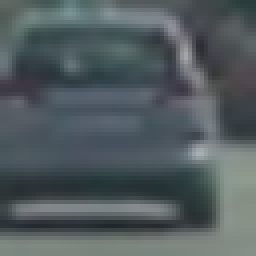
#> input picture vehicles/GTI_Far/image0006.png, 64 x 64 px (shown 4 times larger); its folder holds only this picture in this run
$ jupyter execute --allow-errors 5.ipynb   (shell and % lines are left out)   (older library calls are emulated)
#> lines starting #> are read from the running program, lines starting #| are printed output that depends on the picture
# Vehicle Detection

## Imports

[cell 1]
import cv2
import glob
from IPython.display import HTML
import matplotlib.pyplot as plt
from moviepy.editor import VideoFileClip
import numpy as np
from skimage.feature import hog
from skimage import io
from sklearn.model_selection import train_test_split
from sklearn.preprocessing import StandardScaler
from sklearn.svm import LinearSVC
import time

## Color Histogram

[cell 2]
# Define a function to compute color histogram features
def color_hist(img, nbins=32, bins_range=(0, 256)):
    # Compute the histogram of the RGB channels separately
    rhist = np.histogram(img[:,:,0], bins=nbins, range=bins_range)
    ghist = np.histogram(img[:,:,1], bins=nbins, range=bins_range)
    bhist = np.histogram(img[:,:,2], bins=nbins, range=bins_range)

    # Generating bin centers
    bin_edges = rhist[1]
    bin_centers = (bin_edges[1:]  + bin_edges[0:len(bin_edges) - 1]) / 2

    # Concatenate the histograms into a single feature vector
    hist_features = np.concatenate((rhist[0], ghist[0], bhist[0]))

    # Return the individual histograms, bin_centers and feature vector
    return rhist, ghist, bhist, bin_centers, hist_features

def plot_color_hist(img):
    image = io.imread(img)
    rh, gh, bh, bincen, feature_vec = color_hist(image, nbins=32, bins_range=(0, 256))

    fig = plt.figure(figsize=(12,4))
    plt.subplot(141)
    plt.title("Original Image")
    plt.imshow(image)
    plt.subplot(142)
    plt.bar(bincen, rh[0])
    plt.xlim(0, 256)
    plt.title("R Histogram")
    plt.subplot(143)
    plt.bar(bincen, gh[0])
    plt.xlim(0, 256)
    plt.title("G Histogram")
    plt.subplot(144)
    plt.bar(bincen, bh[0])
    plt.xlim(0, 256)
    plt.title("B Histogram")
    fig.tight_layout()
    plt.show()

#> (the rest of this cell did not finish here and is left out)

## Bin Spatial

[cell 3]
# Define a function to compute binned color features
def bin_spatial(img, size=(32, 32)):
    # Use cv2.resize().ravel() to create the feature vector
    features = cv2.resize(img, size).ravel()
    # Return the feature vector
    return features

#> (the rest of this cell did not finish here and is left out)

## Histogram of Oriented Gradients

[cell 4]
# Define a function to return HOG features and visualization
def get_hog_features(img, orient, pix_per_cell, cell_per_block,
                        vis=False, feature_vec=True):
    # Call with two outputs if vis==True
    if vis == True:
        features, hog_image = hog(img, orientations=orient, pixels_per_cell=(pix_per_cell, pix_per_cell),
                                  cells_per_block=(cell_per_block, cell_per_block), transform_sqrt=True,
                                  visualise=vis, feature_vector=feature_vec)
        return features, hog_image
    # Otherwise call with one output
    else:
        features = hog(img, orientations=orient, pixels_per_cell=(pix_per_cell, pix_per_cell),
                       cells_per_block=(cell_per_block, cell_per_block), transform_sqrt=True,
                       visualise=vis, feature_vector=feature_vec)
        return features

#> (the rest of this cell did not finish here and is left out)

## Combine All Features

[cell 5]
# Define a function to extract features from a list of images
# Have this function call bin_spatial() and color_hist()
def extract_features(imgs, cspace='RGB', spatial_size=(32, 32),
                        hist_bins=32, hist_range=(0, 256), orient=9,
                        pix_per_cell=8, cell_per_block=2, hog_channel=0,
                        load_images=True, reverse=False):
    # Create a list to append feature vectors to
    features = []
    # Iterate through the list of images
    for file in imgs:
        # Read in each one by one
        if load_images:
            image = io.imread(file)
        else:
            image = file
        if reverse:
            image = cv2.flip(image ,1)
        image = cv2.resize(image, (64, 64))
        # apply color conversion if other than 'RGB'
        if cspace != 'RGB':
            if cspace == 'HSV':
                feature_image = cv2.cvtColor(image, cv2.COLOR_RGB2HSV)
            elif cspace == 'LUV':
                feature_image = cv2.cvtColor(image, cv2.COLOR_RGB2LUV)
            elif cspace == 'HLS':
                feature_image = cv2.cvtColor(image, cv2.COLOR_RGB2HLS)
            elif cspace == 'YUV':
                feature_image = cv2.cvtColor(image, cv2.COLOR_RGB2YUV)
            elif cspace == 'YCRCB':
                feature_image = cv2.cvtColor(image, cv2.COLOR_BGR2YCR_CB)
        else: feature_image = np.copy(image)
        # Apply bin_spatial() to get spatial color features
        spatial_features = bin_spatial(feature_image, size=spatial_size)
        # Apply color_hist() also with a color space option now
        _, _, _, _, hist_features = color_hist(feature_image, nbins=hist_bins, bins_range=hist_range)
        # Call get_hog_features() with vis=False, feature_vec=True
        hog_features_0 = get_hog_features(feature_image[:,:,0], orient,
                        pix_per_cell, cell_per_block, vis=False, feature_vec=True)
        hog_features_1 = get_hog_features(feature_image[:,:,1], orient,
                        pix_per_cell, cell_per_block, vis=False, feature_vec=True)
        hog_features_2 = get_hog_features(feature_image[:,:,2], orient,
                        pix_per_cell, cell_per_block, vis=False, feature_vec=True)
        # Append the new feature vector to the features list
        features.append(np.concatenate((hist_features, hog_features_0, hog_features_1, hog_features_2)))
    # Return list of feature vectors
    return features

cars = ["vehicles/GTI_middleclose/image0000.png"]
#> cars = ['vehicles/GTI_middleclose/image0000.png']
notcars = ["non-vehicles/GTI/image1.png"]

#> (the rest of this cell did not finish here and is left out)

notcar_features = extract_features(notcars, cspace='YCRCB', spatial_size=(32, 32),
                        hist_bins=32, hist_range=(0, 256))

car_ind = np.random.randint(0, len(cars))
# Plot an example of raw and scaled features
fig = plt.figure(figsize=(12,4))
plt.subplot(131)
plt.imshow(io.imread(cars[car_ind]))
plt.title('Original Image')
plt.subplot(132)
plt.plot(X[car_ind])
plt.title('Raw Features')
plt.subplot(133)
plt.plot(scaled_X[car_ind])
plt.title('Normalized Features')
fig.tight_layout()
plt.show()

## Train A Classifier

[cell 6]
cars = glob.glob('vehicles/*/*.png')
#> cars = ['vehicles/GTI_Far/image0006.png', 'vehicles/GTI_Left/image0028.png']
notcars = glob.glob('non-vehicles/*/*.png')

car_features = extract_features(cars, cspace='YCRCB', spatial_size=(32, 32),
                        hist_bins=32, hist_range=(0, 256))
#> call 2 of extract_features, with cspace = 'YCRCB', spatial_size = (32, 32), hist_bins = 32, hist_range = (0, 256), orient = 9, pix_per_cell = 8, cell_per_block = 2, hog_channel = 0
#> in extract_features, image is the input picture: shape (64, 64, 3); mean R, G, B 82.2, 91.9, 95.1
#> in extract_features (call 2), `feature_image = cv2.cvtColor(image, cv2.COLOR_BGR2YCR_CB)`: feature_image: shape (64, 64, 3); mean of channels 0, 1, 2 91.8, 130.4, 122.6
#> in bin_spatial, `features = cv2.resize(img, size).ravel()`: features = 3072 values, max 161 at index 1896, min 48 at index 2265, mean 115.1
#> in extract_features (call 2), `spatial_features = bin_spatial(feature_image, size=spatial_size)`: spatial_features has the same summary as features in bin_spatial
#> in color_hist, `bin_edges = rhist[1]`: bin_edges = 33 values from 0 to 256
#> in color_hist, `bin_centers = (bin_edges[1:]  + bin_edges[0:len(bin_edges) - 1]) / 2`: bin_centers = 32 values from 4 to 252
#> in color_hist, `hist_features = np.concatenate((rhist[0], ghist[0], bhist[0]))`: hist_features = 96 values, max 3599 at index 79, min 0 at index 0, mean 128
#> in get_hog_features, `features = hog(img, orientations=orient, pixels_per_cell=(pix_per_cell..`: features = 1764 values, max 0.633 at index 1030, min 0 at index 16, mean 0.106
#> in extract_features (call 2), `hog_features_0 = get_hog_features(feature_image[:,:,0], orient, pix_pe..`: hog_features_0 has the same summary as features in get_hog_features
#> call 2 of get_hog_features, with orient = 9, pix_per_cell = 8, cell_per_block = 2, vis = False, feature_vec = True
#> in get_hog_features (call 2), `features = hog(img, orientations=orient, pixels_per_cell=(pix_per_cell..`: features = 1764 values, max 0.482 at index 1534, min 0 at index 1, mean 0.109
#> in get_hog_features (call 2), `features = hog(img, orientations=orient, pixels_per_cell=(pix_per_cell..`:
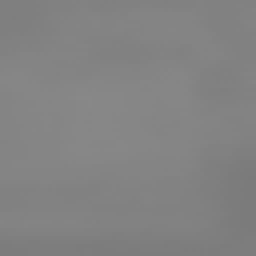
#> img: shape (64, 64) (shown 4 times larger); min 122, max 136, mean 130.4
#> in extract_features (call 2), `hog_features_1 = get_hog_features(feature_image[:,:,1], orient, pix_pe..`: hog_features_1 has the same summary as features in get_hog_features
#> in extract_features (call 2), `hog_features_2 = get_hog_features(feature_image[:,:,2], orient, pix_pe..`: hog_features_2 = 1764 values, max 0.389 at index 976, min 0 at index 5, mean 0.114
#> pass 2 of the loop in extract_features, `for file in imgs:`:
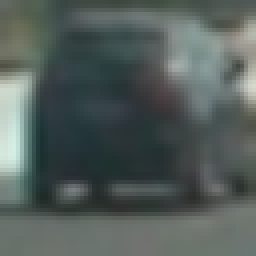
#> input picture vehicles/GTI_Left/image0028.png, 64 x 64 px (shown 4 times larger)
#> in extract_features, image is the input picture: shape (64, 64, 3); mean R, G, B 83.6, 93.7, 90.6
#> feature_image: shape (64, 64, 3); mean of channels 0, 1, 2 91.6, 127.3, 123.5
#> spatial_features = 3072 values, max 232 at index 1731, min 41 at index 2319, mean 114.2
#> in extract_features (call 2), `_, _, _, _, hist_features = color_hist(feature_image, nbins=hist_bins,..`: hist_features = 96 values, max 3335 at index 79, min 0 at index 0, mean 128
#> hog_features_0 = 1764 values, max 0.666 at index 1624, min 0 at index 8, mean 0.114
#> in get_hog_features (call 5), `features = hog(img, orientations=orient, pixels_per_cell=(pix_per_cell..`: features = 1764 values, max 0.387 at index 36, min 0 at index 8, mean 0.114
#> in get_hog_features (call 5), `features = hog(img, orientations=orient, pixels_per_cell=(pix_per_cell..`:
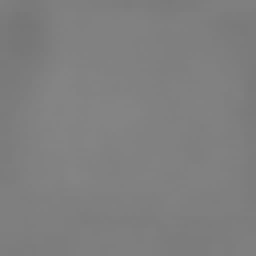
#> img: shape (64, 64) (shown 4 times larger); min 118, max 132, mean 127.3
#> hog_features_1 has the same summary as features in get_hog_features
#> hog_features_2 = 1764 values, max 0.394 at index 1044, min 0 at index 1, mean 0.118
#> car_features = 2 items
car_features_reverse = extract_features(cars, cspace='YCRCB', spatial_size=(32, 32),
                        hist_bins=32, hist_range=(0, 256), reverse=True)
#> call 3 of extract_features, with cspace = 'YCRCB', spatial_size = (32, 32), hist_bins = 32, hist_range = (0, 256), orient = 9, pix_per_cell = 8, cell_per_block = 2, hog_channel = 0
#> in extract_features (call 3), `image = cv2.flip(image ,1)`:
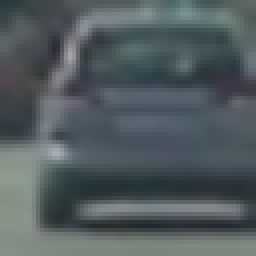
#> image: shape (64, 64, 3) (shown 4 times larger); mean R, G, B 82.2, 91.9, 95.1
#> in extract_features (call 3), `feature_image = cv2.cvtColor(image, cv2.COLOR_BGR2YCR_CB)`: feature_image: shape (64, 64, 3); mean of channels 0, 1, 2 91.8, 130.4, 122.6
#> in extract_features (call 3), `spatial_features = bin_spatial(feature_image, size=spatial_size)`: spatial_features = 3072 values, max 161 at index 1842, min 48 at index 2244, mean 115.1
#> in extract_features (call 3), `_, _, _, _, hist_features = color_hist(feature_image, nbins=hist_bins,..`: hist_features = 96 values, max 3599 at index 79, min 0 at index 0, mean 128
#> in extract_features (call 3), `hog_features_0 = get_hog_features(feature_image[:,:,0], orient, pix_pe..`: hog_features_0 = 1764 values, max 0.633 at index 1246, min 0 at index 24, mean 0.105
#> in extract_features (call 3), `hog_features_1 = get_hog_features(feature_image[:,:,1], orient, pix_pe..`: hog_features_1 = 1764 values, max 0.482 at index 1750, min 0 at index 3, mean 0.109
#> in extract_features (call 3), `hog_features_2 = get_hog_features(feature_image[:,:,2], orient, pix_pe..`: hog_features_2 = 1764 values, max 0.389 at index 760, min 0 at index 5, mean 0.114
#> pass 2 of the loop in extract_features, `for file in imgs:`:
#> feature_image: shape (64, 64, 3); mean of channels 0, 1, 2 91.6, 127.3, 123.5
#> spatial_features = 3072 values, max 232 at index 1818, min 41 at index 2382, mean 114.2
#> in extract_features (call 3), `_, _, _, _, hist_features = color_hist(feature_image, nbins=hist_bins,..`: hist_features = 96 values, max 3335 at index 79, min 0 at index 0, mean 128
#> in get_hog_features (call 10), `features = hog(img, orientations=orient, pixels_per_cell=(pix_per_cell..`: features = 1764 values, max 0.666 at index 1624, min 0 at index 53, mean 0.114
#> in get_hog_features (call 10), `features = hog(img, orientations=orient, pixels_per_cell=(pix_per_cell..`:
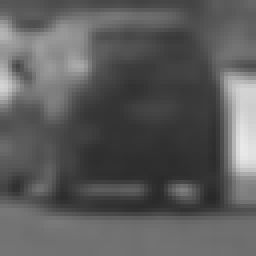
#> img: shape (64, 64) (shown 4 times larger); min 40, max 233, mean 91.6
#> hog_features_0 has the same summary as features in get_hog_features
#> hog_features_1 = 1764 values, max 0.404 at index 189, min 0 at index 1, mean 0.114
#> hog_features_2 = 1764 values, max 0.389 at index 1706, min 0 at index 1, mean 0.118
#> car_features_reverse = 2 items
notcar_features = extract_features(notcars, cspace='YCRCB', spatial_size=(32, 32),
                        hist_bins=32, hist_range=(0, 256))
notcar_features_reverse = extract_features(notcars, cspace='YCRCB', spatial_size=(32, 32),
                        hist_bins=32, hist_range=(0, 256), reverse=True)

# Create an array stack of feature vectors
#> (the rest of this cell did not finish here and is left out)

### Sanity Check Sample Images

[cell 7]
num_to_predict = 20
ncols = 7
nrows = num_to_predict // ncols + 1

cars = cars[:num_to_predict // 2]
notcars = notcars[:num_to_predict // 2]

car_features = extract_features(cars, cspace='YCRCB', spatial_size=(32, 32),
                        hist_bins=32, hist_range=(0, 256))
#> pass 2 of the loop in extract_features, `for file in imgs:`:
notcar_features = extract_features(notcars, cspace='YCRCB', spatial_size=(32, 32),
                        hist_bins=32, hist_range=(0, 256))

# Create an array stack of feature vectors
#> (the rest of this cell did not finish here and is left out)

## Sliding Window

[cell 8]
def draw_boxes(img, bboxes, color=(0, 0, 255), thick=6):
    # Make a copy of the image
    imcopy = np.copy(img)
    # Iterate through the bounding boxes
    for bbox in bboxes:
        # Draw a rectangle given bbox coordinates
        cv2.rectangle(imcopy, bbox[0], bbox[1], color, thick)
    # Return the image copy with boxes drawn
    return imcopy

def slide_window(img, x_start_stop=[None, None], y_start_stop=[None, None],
                    xy_window=(64, 64), xy_overlap=(0.5, 0.5)):
    # If x and/or y start/stop positions not defined, set to image size
    if x_start_stop[0] == None:
        x_start_stop[0] = 0
    if x_start_stop[1] == None:
        x_start_stop[1] = img.shape[1]
    if y_start_stop[0] == None:
        y_start_stop[0] = 0
    if y_start_stop[1] == None:
        y_start_stop[1] = img.shape[0]
    # Compute the span of the region to be searched
    xspan = x_start_stop[1] - x_start_stop[0]
    yspan = y_start_stop[1] - y_start_stop[0]
    # Compute the number of pixels per step in x/y
    nx_pix_per_step = np.int(xy_window[0]*(1 - xy_overlap[0]))
    ny_pix_per_step = np.int(xy_window[1]*(1 - xy_overlap[1]))
    # Compute the number of windows in x/y
    nx_windows = np.int(xspan/nx_pix_per_step) - 1
    ny_windows = np.int(yspan/ny_pix_per_step) - 1
    # Initialize a list to append window positions to
    window_list = []
    # Loop through finding x and y window positions
    # Note: you could vectorize this step, but in practice
    # you'll be considering windows one by one with your
    # classifier, so looping makes sense
    for ys in range(ny_windows):
        for xs in range(nx_windows):
            # Calculate window position
            startx = xs*nx_pix_per_step + x_start_stop[0]
            endx = startx + xy_window[0]
            starty = ys*ny_pix_per_step + y_start_stop[0]
            endy = starty + xy_window[1]
            # Append window position to list
            window_list.append(((startx, starty), (endx, endy)))
    # Return the list of windows
    return window_list

image = io.imread("test_images/test1.jpg")
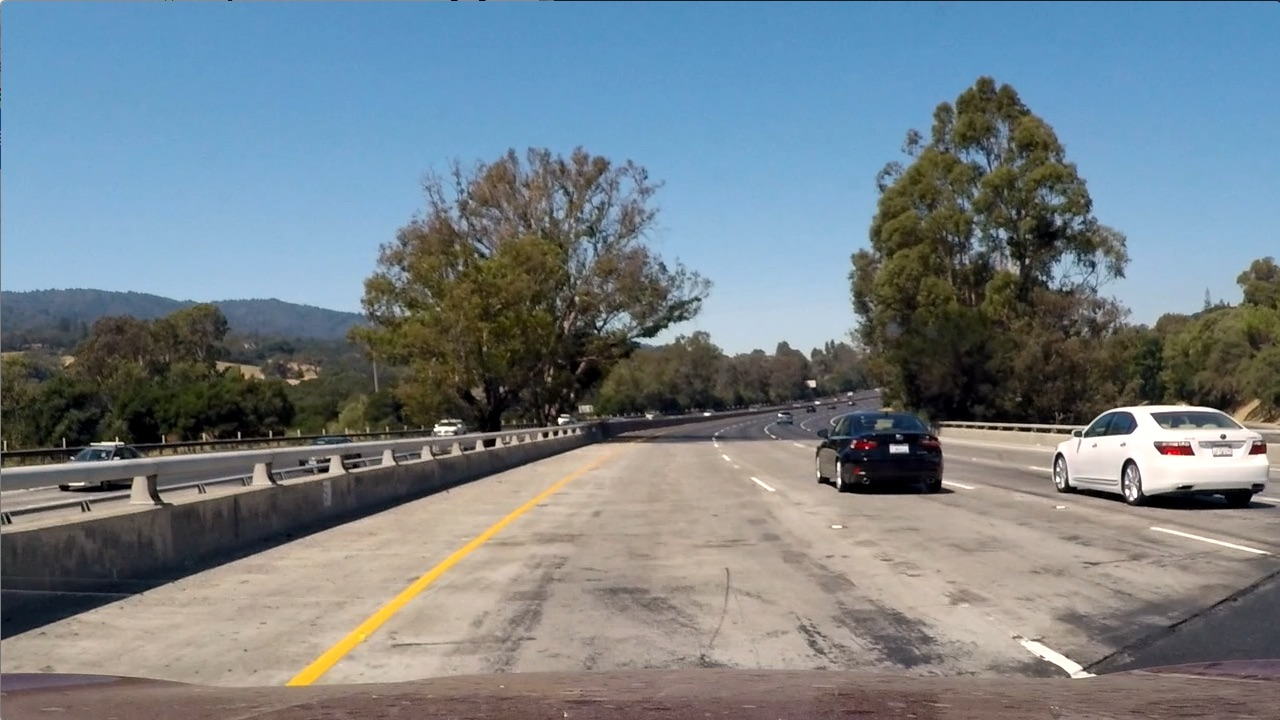
#> input picture test_images/test1.jpg, 1280 x 720 px
#> image is the input picture: shape (720, 1280, 3); mean R, G, B 117.5, 128.7, 135.5
windows = slide_window(image, x_start_stop=[None, None], y_start_stop=[None, None],
                    xy_window=(128, 128), xy_overlap=(0.5, 0.5))
#> windows = 190 items

window_img = draw_boxes(image, windows, color=(0, 0, 255), thick=6)
#> the loop in draw_boxes, `for bbox in bboxes:` made 190 passes
#> bbox on passes 1 to 3: ((0, 0), (128, 128)), ((64, 0), (192, 128)), ((128, 0), (256, 128))
#> after the loop in draw_boxes, `for bbox in bboxes:`:
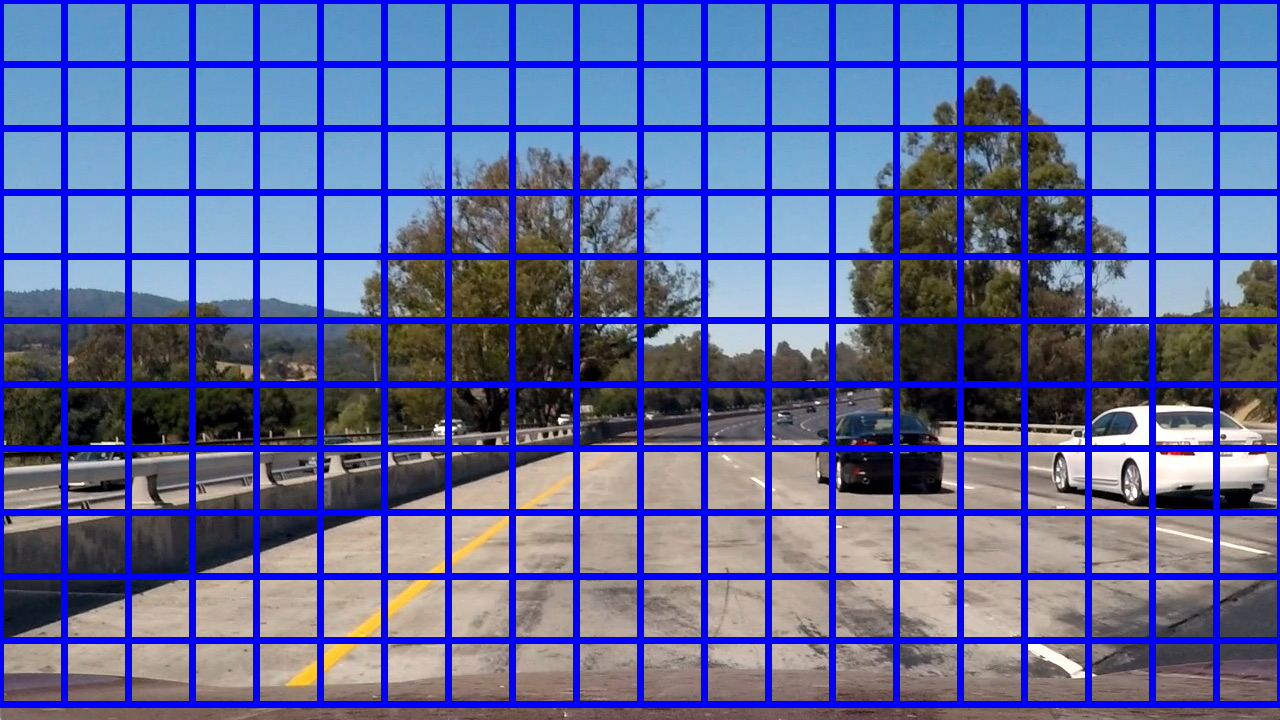
#> imcopy: shape (720, 1280, 3); mean R, G, B 92.9, 101.9, 160.4
plt.imshow(window_img)
#> (this line was passed over: IPython is not available in this run)
plt.show()

## Combining Sliding Windows and Classifier

[cell 9]
frames_before_seen = 8

class Car:
    # [9 lines left out: function __init__, not called in this run]

    def get_coords(self):
        return ((self.xmin, self.ymin), (self.xmax, self.ymax))

    # [9 lines left out: function adjust_coords, not called in this run]

class Metadata:
    def __init__(self):
        self.cars = []

    def add_car(self, car_coords):
        self.cars.append(Car(car_coords[0][0], car_coords[0][1], car_coords[1][0], car_coords[1][1]))

# [43 lines left out: functions overlaps, aggregate_boxes, not called in this run]

def identify_cars(image):
    starting_size = 64
    image_to_coord = []
    for i in range(1, 5):
        windows = slide_window(image, x_start_stop=[700, 1280], y_start_stop=[350, 650],
                    xy_window=(starting_size + (i * 10), starting_size + (i * 10)), xy_overlap=(0.5, 0.5))
        for window in windows:
            window_image = image[window[0][1]:window[1][1], window[0][0]:window[1][0]]
            image_to_coord.append((window_image, window))
    X = extract_features([x[0] for x in image_to_coord], cspace='YCRCB', spatial_size=(32, 32),
                         hist_bins=32, hist_range=(0, 256), load_images=False)
    # Apply the scaler to X
    scaled_X = X_scaler.transform(X)
    windows_with_cars = []
    for i, x in enumerate(scaled_X):
        prediction = svc.predict(x.reshape(1, -1))
        if prediction[0]:
            windows_with_cars.append(image_to_coord[i][1])
    distinct_cars = aggregate_boxes(windows_with_cars)
    return distinct_cars

def process_image(image):
    cars = identify_cars(image)
#> after the loop in identify_cars, `for i in range(1, 5):`: image_to_coord = 265 items
#> in extract_features (call 8), `image = file`:
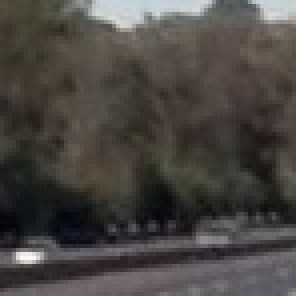
#> image: shape (74, 74, 3) (shown 4 times larger); mean of channels 0, 1, 2 73.6, 69.7, 66.1; drawn as R, G, B
#> in extract_features (call 8), `image = cv2.resize(image, (64, 64))`:
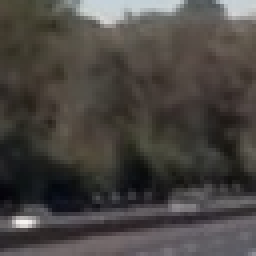
#> image: shape (64, 64, 3) (shown 4 times larger); mean of channels 0, 1, 2 73.4, 69.6, 65.9; drawn as R, G, B
#> in extract_features (call 8), `feature_image = cv2.cvtColor(image, cv2.COLOR_BGR2YCR_CB)`: feature_image: shape (64, 64, 3); mean of channels 0, 1, 2 68.9, 125.8, 130.6
#> in extract_features (call 8), `spatial_features = bin_spatial(feature_image, size=spatial_size)`: spatial_features = 3072 values, max 211 at index 39, min 7 at index 2304, mean 108.6
#> in extract_features (call 8), `_, _, _, _, hist_features = color_hist(feature_image, nbins=hist_bins,..`: hist_features = 96 values, max 3494 at index 80, min 0 at index 27, mean 128
#> in extract_features (call 8), `hog_features_0 = get_hog_features(feature_image[:,:,0], orient, pix_pe..`: hog_features_0 = 1764 values, max 0.447 at index 1731, min 0 at index 1043, mean 0.139
#> in extract_features (call 8), `hog_features_1 = get_hog_features(feature_image[:,:,1], orient, pix_pe..`: hog_features_1 = 1764 values, max 0.395 at index 220, min 0 at index 1, mean 0.117
#> in extract_features (call 8), `hog_features_2 = get_hog_features(feature_image[:,:,2], orient, pix_pe..`: hog_features_2 = 1764 values, max 0.428 at index 112, min 0 at index 1, mean 0.113
#> in identify_cars, `X = extract_features([x[0] for x in image_to_coord], cspace='YCRCB', s..`: X = 265 items
    for prev_cars in meta.cars:
        prev_cars.seen_in_last_frame = False
    for i, car in enumerate(cars):
        car_seen = False
        for prev_car in meta.cars:
            if overlaps(car, prev_car.get_coords()):
                prev_car.adjust_coords(car)
                prev_car.times_seen += 1
                prev_car.seen_in_last_frame = True
                prev_car.frames_since_last_seen = 0
                car_seen = True
                break
        if not car_seen:
            meta.add_car(car)
    for prev_car in meta.cars:
        if not prev_car.seen_in_last_frame:
            prev_car.frames_since_last_seen += 1
    meta.cars = [car for car in meta.cars if car.frames_since_last_seen < 10]
    image = draw_boxes(image, [car.get_coords() for car in meta.cars if car.times_seen >= frames_before_seen],
                       color=(255, 0, 0), thick=6)
    return image

test_images = glob.glob('test_images/*.jpg')
#> (the rest of this cell did not finish here and is left out)
